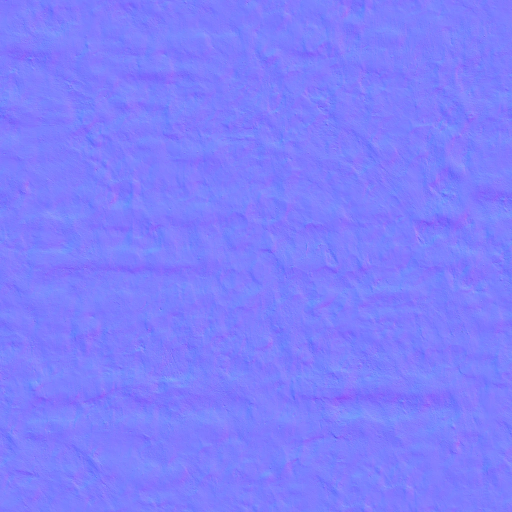
#> input picture assets/materials/earth-normal.webp, 1024 x 1024 px, given in place of clay_plaster-color.jpg, which was not available (shown at 1/2 size)
$ python prepare-cave-materials.py ../assets/materials/earth-normal.webp
#> lines starting #> are read from the running program, lines starting #| are printed output that depends on the picture; pictures that were not available may be replaced by others from this repository, and a replacement may not be noted
"""Prepare local PBR maps from the Poly Haven sources listed in assets/materials/SOURCES.md.
Usage: python prepare-cave-materials.py /path/to/source-jpegs
Requires Pillow and numpy. Source maps use the names clay_plaster-color.jpg,
clay_plaster-normal.jpg, clay_plaster-orm.jpg, etc. No network access is needed.
"""
from pathlib import Path
import sys
import numpy as np
from PIL import Image, ImageFilter
source=Path(sys.argv[1])
out=Path(__file__).resolve().parents[1]/'assets/materials'
out.mkdir(exist_ok=True)
def load(name, role, size):
#> called with name = 'clay_plaster', role = 'color', size = 1536
 return np.asarray(Image.open(source/f'{name}-{role}.jpg').convert('RGB').resize((size,size),Image.Resampling.LANCZOS),dtype=np.float32)/255
size=1536
rng=np.random.default_rng(61)
# Periodic low-frequency noise keeps the blend seamless when a wall repeats it.
noise=rng.normal(size=(size,size))
spectrum=np.fft.rfft2(noise)
fy=np.fft.fftfreq(size)[:,None];fx=np.fft.rfftfreq(size)[None,:]
field=np.fft.irfft2(spectrum*np.exp(-(fx*fx+fy*fy)*18000),s=(size,size)).real
field=(field-field.min())/(field.max()-field.min())
mask=.04+field*.20
clay=load('clay_plaster','color',size)
worn=load('worn_cracked_plaster','color',size)
#> call 2 of load, with name = 'worn_cracked_plaster', role = 'color', size = 1536
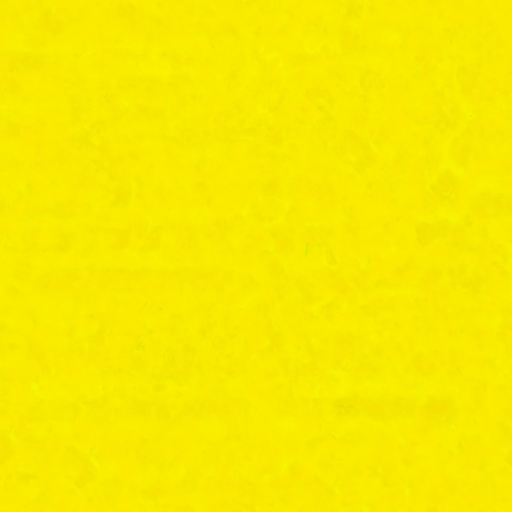
#> input picture assets/materials/earth-orm.webp, 1024 x 1024 px, given in place of worn_cracked_plaster-color.jpg, which was not available (shown at 1/2 size)
worn=worn/(worn.mean(axis=(0,1))+1e-6)*clay.mean(axis=(0,1))
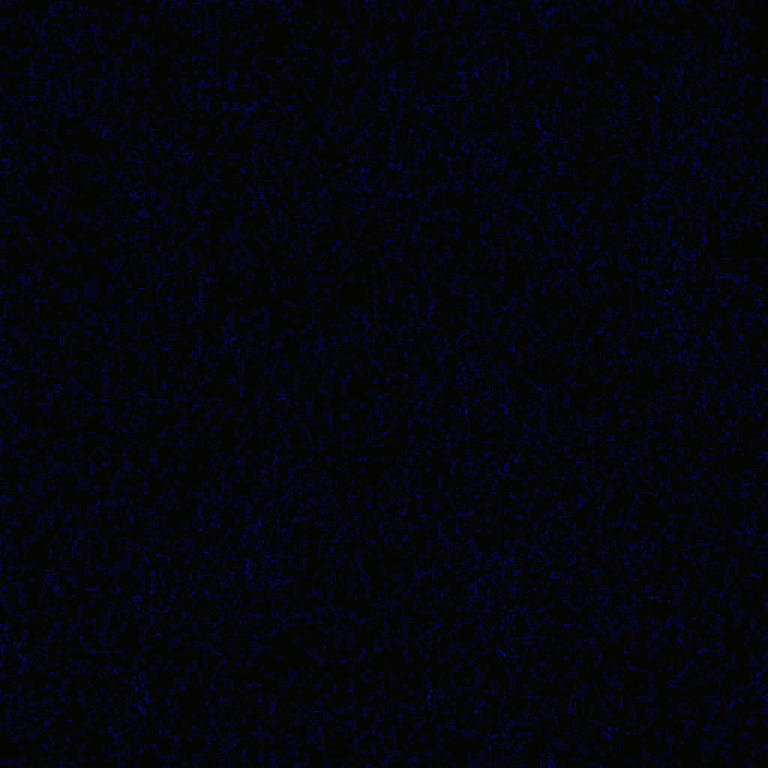
#> worn: shape (1536, 1536, 3) float32 (shown at 1/2 size); mean R, G, B 0.5, 0.5, 1; drawn with min black and max white
color=clay*(1-mask[...,None])+worn*mask[...,None]
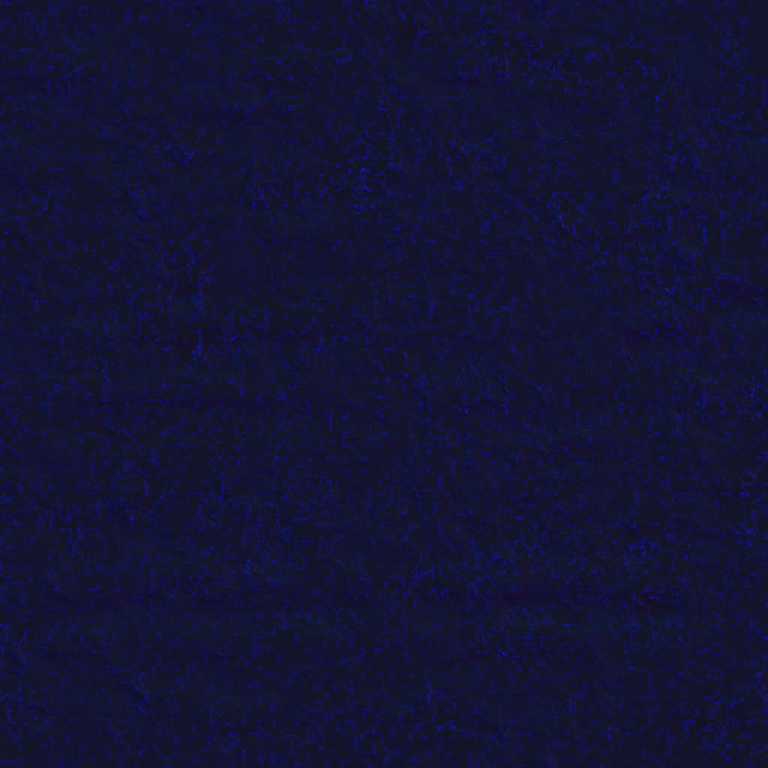
#> color: shape (1536, 1536, 3) float64 (shown at 1/2 size); mean R, G, B 0.497, 0.5, 0.993; drawn with min black and max white
# Neutral buff plaster under warm daylight; only the texture is adjusted.
color=color/(color.mean(axis=(0,1))+1e-6)*np.array([.59,.545,.465])
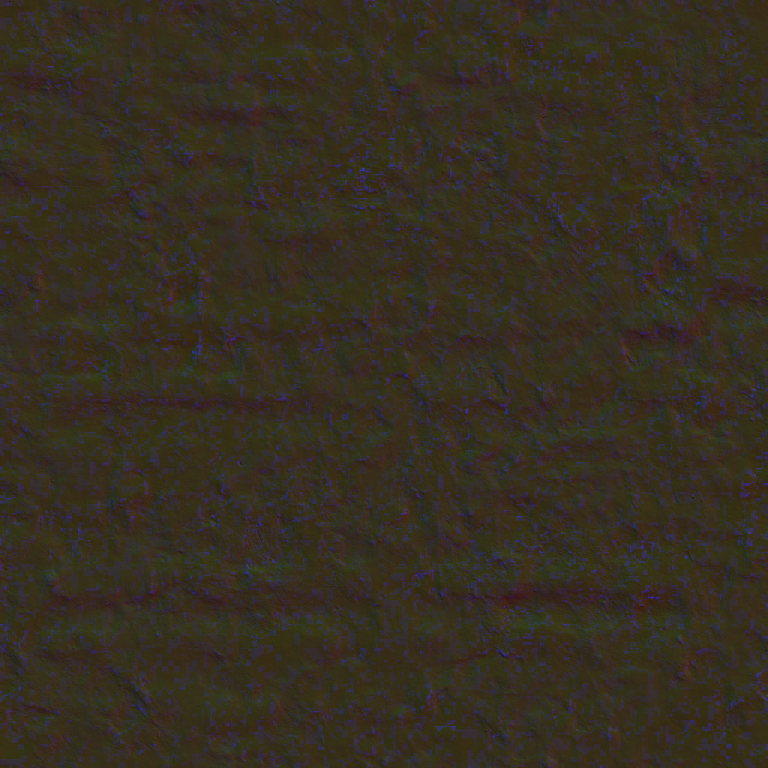
#> color: shape (1536, 1536, 3) float64 (shown at 1/2 size); mean R, G, B 0.59, 0.545, 0.465; drawn with min black and max white
color=np.clip(color,0,1)
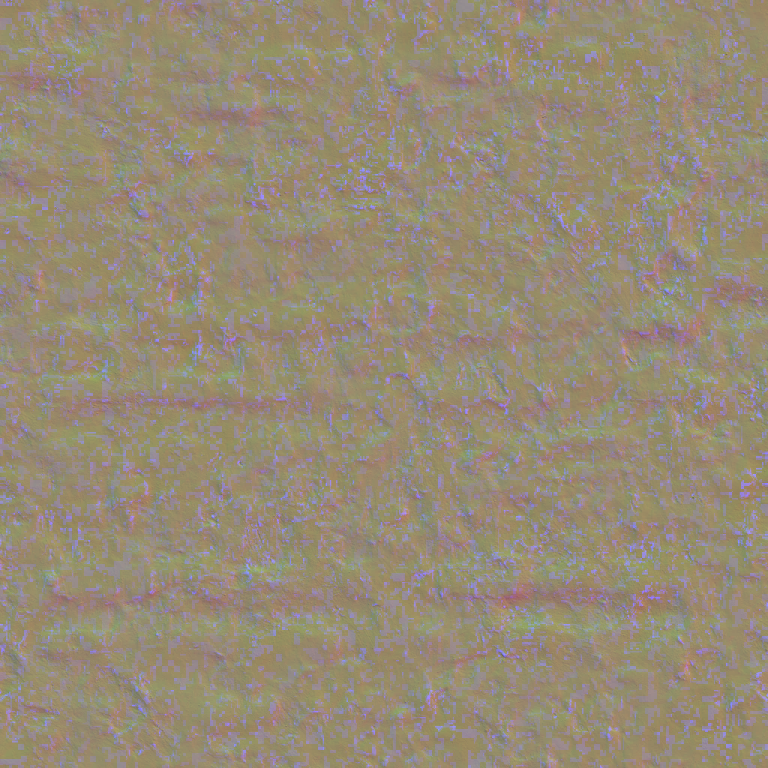
#> color: shape (1536, 1536, 3) float64 (shown at 1/2 size); mean R, G, B 0.59, 0.545, 0.465
Image.fromarray((color*255).astype(np.uint8)).save(out/'earth-color.webp',quality=87,method=6)
for role in ['normal','orm']:
 size=1024
 blend=Image.fromarray((mask*255).astype(np.uint8)).resize((size,size),Image.Resampling.BICUBIC)
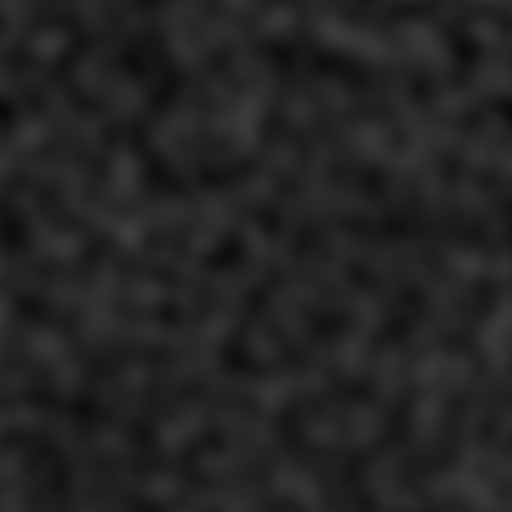
#> blend: PIL image 1024x1024 L (shown at 1/2 size); min 10, max 61, mean 35
 blend=np.asarray(blend,dtype=np.float32)[...,None]/255
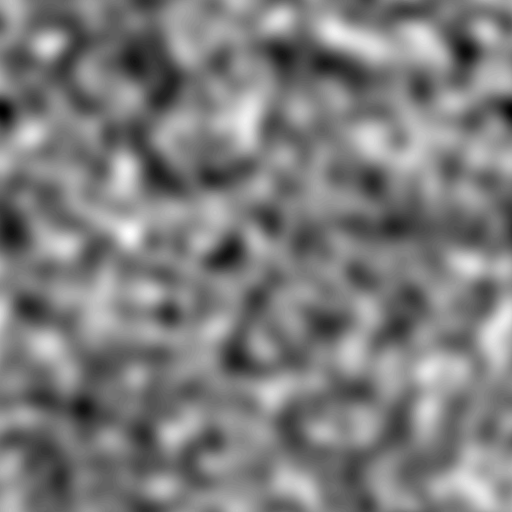
#> blend: shape (1024, 1024, 1) float32 (shown at 1/2 size); min 0.0392, max 0.239, mean 0.137; drawn with min black and max white
 a=load('clay_plaster',role,size); b=load('worn_cracked_plaster',role,size)
#> (the run stopped early here; a loop or call above may not have finished)
